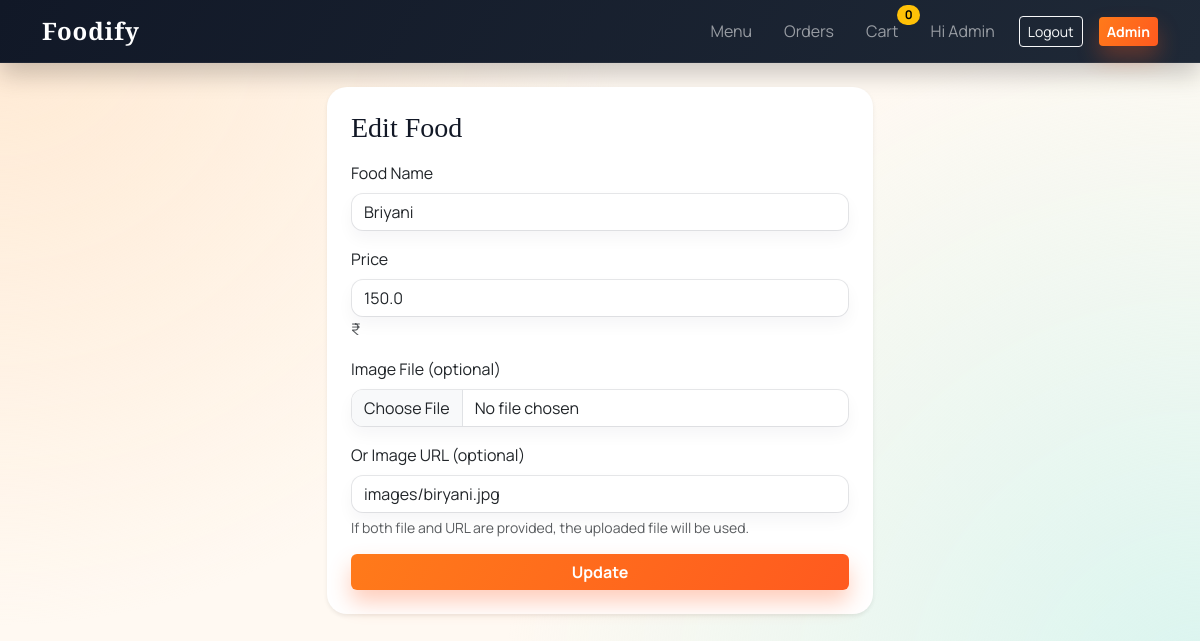
Page /admin/edit_food/2 (signed in) on the committed database.
### tables this page shows
CREATE TABLE food (
            id INTEGER PRIMARY KEY AUTOINCREMENT,
            name TEXT NOT NULL,
            price REAL NOT NULL,
            image TEXT
        );

### app.py (the view, shortened to what this page needs)
@app.route("/admin/edit_food/<int:food_id>", methods=["GET", "POST"])
@admin_required
def admin_edit_food(food_id):
    db = get_db()
    food = db.execute("SELECT * FROM food WHERE id = ?", (food_id,)).fetchone()
    if not food:
        flash("Food item not found.", "warning")
        return redirect(url_for("admin_dashboard"))
    import os
    from werkzeug.utils import secure_filename
    return render_template("admin_edit_food.html", food=food)

### app.py (called while the page is built, shortened)
def get_db():
    if "db" not in g:
        conn = sqlite3.connect(config.DB_PATH)
        conn.row_factory = sqlite3.Row
        g.db = conn
    return g.db

def normalize_food_images():
    db = get_db()
    rows = db.execute("SELECT id, image FROM food").fetchall()
    for row in rows:
        raw = row["image"] or ""
        normalized = raw.replace("\\", "/").lstrip("/")
        if normalized.startswith("static/"):
            normalized = normalized[len("static/") :]
        if normalized != raw:
            db.execute("UPDATE food SET image = ? WHERE id = ?", (normalized, row["id"]))
    db.commit()

def seed_default_foods():
    import os
    def pick_image(base_name: str):
        images_dir = os.path.join(app.root_path, "static", "images")
        for ext in (".jpg", ".jpeg", ".png", ".webp", ".svg"):
            filename = f"{base_name}{ext}"
            if os.path.exists(os.path.join(images_dir, filename)):
                return f"images/{filename}"
        return f"images/{base_name}.svg"
    db = get_db()
    row = db.execute("SELECT COUNT(*) AS count FROM food").fetchone()
    if row and row["count"] > 0:
        return

@app.before_request
def ensure_db():
    init_db()
    normalize_food_images()
    backfill_default_images()
    seed_default_foods()

@app.context_processor
def inject_globals():
    cart_count = 0
    def resolve_image_url(path: str):
        if not path:
            return url_for("static", filename="images/placeholder.svg")
        if path.startswith("http://") or path.startswith("https://"):
            return path
        normalized = path.replace("\\", "/").lstrip("/")
        if normalized.startswith("static/"):
            normalized = normalized[len("static/") :]
        return url_for("static", filename=normalized)
    return {
        "cart_count": cart_count,
        "current_user": session.get("user_name"),
        "image_url": resolve_image_url,
    }

def admin_required(view):
    @wraps(view)
    def wrapper(*args, **kwargs):
        if not session.get("is_admin"):
            return redirect(url_for("admin_dashboard"))
        return view(*args, **kwargs)
    return wrapper

### templates/admin_edit_food.html (shortened to what this page needs)
{% extends 'layout.html' %}
{% block content %}
<div class="row justify-content-center">
  <div class="col-lg-6">
    <div class="card p-4 shadow-sm">
      <h3 class="mb-3">Edit Food</h3>
      <form method="post" enctype="multipart/form-data">
        <div class="mb-3">
          <label class="form-label">Food Name</label>
          <input class="form-control" type="text" name="name" value="{{ food.name }}" required>
        </div>
        <div class="mb-3">
          <label class="form-label">Price</label>
          <input class="form-control" type="number" name="price" min="0" step="0.01" value="{{ food.price }}" required> <span class="text-muted">&#8377;</span>
        </div>
        <div class="mb-3">
          <label class="form-label">Image File (optional)</label>
          <input class="form-control" type="file" name="image_file" accept="image/*">
        </div>
        <div class="mb-3">
          <label class="form-label">Or Image URL (optional)</label>
          <input class="form-control" type="text" name="image" value="{{ food.image }}">
          <div class="form-text">If both file and URL are provided, the uploaded file will be used.</div>
        </div>
        <button class="btn btn-warning w-100" type="submit">Update</button>
      </form>
    </div>
  </div>
</div>
{% endblock %}

### static/css/style.css (style rules this page uses)
:root { --ink: #121826; --muted: #6b7280; --paper: #fff9f2; --surface: #ffffff; --accent: #ff7a1a; --accent-strong: #ff5a1f; --accent-soft: #ffe0c4; --teal: #0f766e; --shadow: 0 18px 40px rgba(18, 24, 38, 0.12); }
body { background: radial-gradient(circle at top left, #ffe9d2 0%, transparent 45%), radial-gradient(circle at bottom right, #d9f5ef 0%, transparent 50%), var(--paper); font-family: "Manrope", sans-serif; color: var(--ink); }
h1, h2, h3, .display-5 { font-family: "Playfair Display", serif; color: var(--ink); }
.card { border: none; border-radius: 20px; box-shadow: var(--shadow); }
.btn-warning { background: linear-gradient(120deg, var(--accent), var(--accent-strong)); border: none; color: #fff; font-weight: 700; box-shadow: 0 12px 22px rgba(255, 90, 31, 0.3); }
.form-control, .form-select { border-radius: 12px; border: 1px solid rgba(17, 24, 39, 0.1); box-shadow: 0 8px 16px rgba(17, 24, 39, 0.04); }

### rows in the picture
food: name "Briyani", price "150.0", image "images/biryani.jpg"

### other values in the picture
{{ cart_count }} "0"
{{ current_user }} "Admin"
